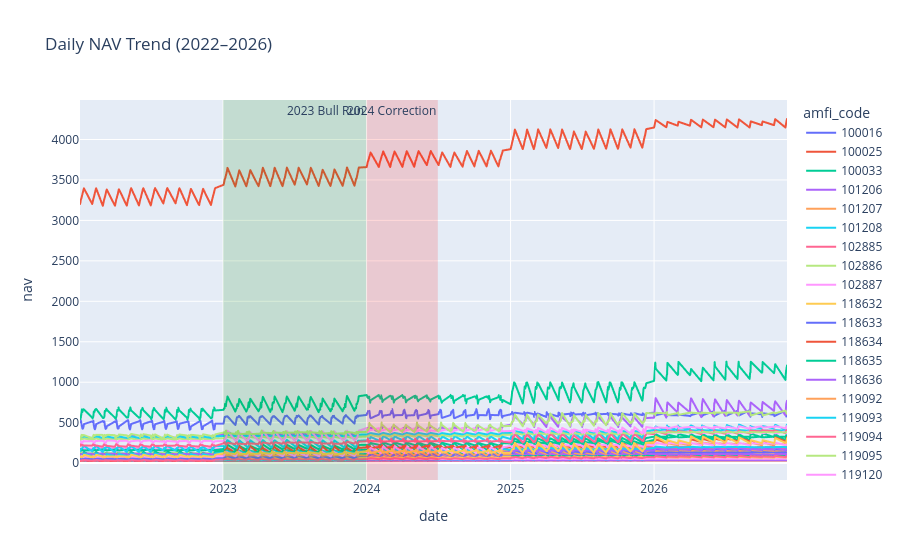

The code cell stored with this chart in its notebook:
### Code cell
# 1. NAV TREND ANALYSIS


nav_trend = nav_df.groupby(
    ["date", "amfi_code"]
)["nav"].mean().reset_index()

fig = px.line(
    nav_trend,
    x="date",
    y="nav",
    color="amfi_code",
    title="Daily NAV Trend (2022–2026)"
)

fig.add_vrect(
    x0="2023-01-01",
    x1="2023-12-31",
    annotation_text="2023 Bull Run",
    fillcolor="green",
    opacity=0.15,
    line_width=0
)

fig.add_vrect(
    x0="2024-01-01",
    x1="2024-06-30",
    annotation_text="2024 Correction",
    fillcolor="red",
    opacity=0.15,
    line_width=0
)

fig.show()

### Figure 1 — Plotly figure (JSON) as saved in the notebook; plotly's stock layout.template omitted (floating-point values rounded to 4 significant figures; data arrays with more than 128 entries replaced by an {"elided": "..."} marker saying what was removed)
{"data": [{"hovertemplate": "amfi_code=100016<br>date=%{x}<br>nav=%{y}<extra></extra>", "legendgroup": "100016", "line": {"color": "#636efa", "dash": "solid"}, "marker": {"symbol": "circle"}, "mode": "lines", "name": "100016", "showlegend": true, "type": "scattergl", "x": {"elided": "453 str values"}, "xaxis": "x", "y": {"elided": "453 float values"}, "yaxis": "y"}, {"hovertemplate": "amfi_code=100025<br>date=%{x}<br>nav=%{y}<extra></extra>", "legendgroup": "100025", "line": {"color": "#EF553B", "dash": "solid"}, "marker": {"symbol": "circle"}, "mode": "lines", "name": "100025", "showlegend": true, "type": "scattergl", "x": {"elided": "453 str values"}, "xaxis": "x", "y": {"elided": "453 float values"}, "yaxis": "y"}, {"hovertemplate": "amfi_code=100033<br>date=%{x}<br>nav=%{y}<extra></extra>", "legendgroup": "100033", "line": {"color": "#00cc96", "dash": "solid"}, "marker": {"symbol": "circle"}, "mode": "lines", "name": "100033", "showlegend": true, "type": "scattergl", "x": {"elided": "453 str values"}, "xaxis": "x", "y": {"elided": "453 float values"}, "yaxis": "y"}, {"hovertemplate": "amfi_code=101206<br>date=%{x}<br>nav=%{y}<extra></extra>", "legendgroup": "101206", "line": {"color": "#ab63fa", "dash": "solid"}, "marker": {"symbol": "circle"}, "mode": "lines", "name": "101206", "showlegend": true, "type": "scattergl", "x": {"elided": "453 str values"}, "xaxis": "x", "y": {"elided": "453 float values"}, "yaxis": "y"}, {"hovertemplate": "amfi_code=101207<br>date=%{x}<br>nav=%{y}<extra></extra>", "legendgroup": "101207", "line": {"color": "#FFA15A", "dash": "solid"}, "marker": {"symbol": "circle"}, "mode": "lines", "name": "101207", "showlegend": true, "type": "scattergl", "x": {"elided": "453 str values"}, "xaxis": "x", "y": {"elided": "453 float values"}, "yaxis": "y"}, {"hovertemplate": "amfi_code=101208<br>date=%{x}<br>nav=%{y}<extra></extra>", "legendgroup": "101208", "line": {"color": "#19d3f3", "dash": "solid"}, "marker": {"symbol": "circle"}, "mode": "lines", "name": "101208", "showlegend": true, "type": "scattergl", "x": {"elided": "453 str values"}, "xaxis": "x", "y": {"elided": "453 float values"}, "yaxis": "y"}, {"hovertemplate": "amfi_code=102885<br>date=%{x}<br>nav=%{y}<extra></extra>", "legendgroup": "102885", "line": {"color": "#FF6692", "dash": "solid"}, "marker": {"symbol": "circle"}, "mode": "lines", "name": "102885", "showlegend": true, "type": "scattergl", "x": {"elided": "453 str values"}, "xaxis": "x", "y": {"elided": "453 float values"}, "yaxis": "y"}, {"hovertemplate": "amfi_code=102886<br>date=%{x}<br>nav=%{y}<extra></extra>", "legendgroup": "102886", "line": {"color": "#B6E880", "dash": "solid"}, "marker": {"symbol": "circle"}, "mode": "lines", "name": "102886", "showlegend": true, "type": "scattergl", "x": {"elided": "453 str values"}, "xaxis": "x", "y": {"elided": "453 float values"}, "yaxis": "y"}, {"hovertemplate": "amfi_code=102887<br>date=%{x}<br>nav=%{y}<extra></extra>", "legendgroup": "102887", "line": {"color": "#FF97FF", "dash": "solid"}, "marker": {"symbol": "circle"}, "mode": "lines", "name": "102887", "showlegend": true, "type": "scattergl", "x": {"elided": "453 str values"}, "xaxis": "x", "y": {"elided": "453 float values"}, "yaxis": "y"}, {"hovertemplate": "amfi_code=118632<br>date=%{x}<br>nav=%{y}<extra></extra>", "legendgroup": "118632", "line": {"color": "#FECB52", "dash": "solid"}, "marker": {"symbol": "circle"}, "mode": "lines", "name": "118632", "showlegend": true, "type": "scattergl", "x": {"elided": "453 str values"}, "xaxis": "x", "y": {"elided": "453 float values"}, "yaxis": "y"}, {"hovertemplate": "amfi_code=118633<br>date=%{x}<br>nav=%{y}<extra></extra>", "legendgroup": "118633", "line": {"color": "#636efa", "dash": "solid"}, "marker": {"symbol": "circle"}, "mode": "lines", "name": "118633", "showlegend": true, "type": "scattergl", "x": {"elided": "453 str values"}, "xaxis": "x", "y": {"elided": "453 float values"}, "yaxis": "y"}, {"hovertemplate": "amfi_code=118634<br>date=%{x}<br>nav=%{y}<extra></extra>", "legendgroup": "118634", "line": {"color": "#EF553B", "dash": "solid"}, "marker": {"symbol": "circle"}, "mode": "lines", "name": "118634", "showlegend": true, "type": "scattergl", "x": {"elided": "453 str values"}, "xaxis": "x", "y": {"elided": "453 float values"}, "yaxis": "y"}, {"hovertemplate": "amfi_code=118635<br>date=%{x}<br>nav=%{y}<extra></extra>", "legendgroup": "118635", "line": {"color": "#00cc96", "dash": "solid"}, "marker": {"symbol": "circle"}, "mode": "lines", "name": "118635", "showlegend": true, "type": "scattergl", "x": {"elided": "453 str values"}, "xaxis": "x", "y": {"elided": "453 float values"}, "yaxis": "y"}, {"hovertemplate": "amfi_code=118636<br>date=%{x}<br>nav=%{y}<extra></extra>", "legendgroup": "118636", "line": {"color": "#ab63fa", "dash": "solid"}, "marker": {"symbol": "circle"}, "mode": "lines", "name": "118636", "showlegend": true, "type": "scattergl", "x": {"elided": "453 str values"}, "xaxis": "x", "y": {"elided": "453 float values"}, "yaxis": "y"}, {"hovertemplate": "amfi_code=119092<br>date=%{x}<br>nav=%{y}<extra></extra>", "legendgroup": "119092", "line": {"color": "#FFA15A", "dash": "solid"}, "marker": {"symbol": "circle"}, "mode": "lines", "name": "119092", "showlegend": true, "type": "scattergl", "x": {"elided": "453 str values"}, "xaxis": "x", "y": {"elided": "453 float values"}, "yaxis": "y"}, {"hovertemplate": "amfi_code=119093<br>date=%{x}<br>nav=%{y}<extra></extra>", "legendgroup": "119093", "line": {"color": "#19d3f3", "dash": "solid"}, "marker": {"symbol": "circle"}, "mode": "lines", "name": "119093", "showlegend": true, "type": "scattergl", "x": {"elided": "453 str values"}, "xaxis": "x", "y": {"elided": "453 float values"}, "yaxis": "y"}, {"hovertemplate": "amfi_code=119094<br>date=%{x}<br>nav=%{y}<extra></extra>", "legendgroup": "119094", "line": {"color": "#FF6692", "dash": "solid"}, "marker": {"symbol": "circle"}, "mode": "lines", "name": "119094", "showlegend": true, "type": "scattergl", "x": {"elided": "453 str values"}, "xaxis": "x", "y": {"elided": "453 float values"}, "yaxis": "y"}, {"hovertemplate": "amfi_code=119095<br>date=%{x}<br>nav=%{y}<extra></extra>", "legendgroup": "119095", "line": {"color": "#B6E880", "dash": "solid"}, "marker": {"symbol": "circle"}, "mode": "lines", "name": "119095", "showlegend": true, "type": "scattergl", "x": {"elided": "453 str values"}, "xaxis": "x", "y": {"elided": "453 float values"}, "yaxis": "y"}, {"hovertemplate": "amfi_code=119120<br>date=%{x}<br>nav=%{y}<extra></extra>", "legendgroup": "119120", "line": {"color": "#FF97FF", "dash": "solid"}, "marker": {"symbol": "circle"}, "mode": "lines", "name": "119120", "showlegend": true, "type": "scattergl", "x": {"elided": "453 str values"}, "xaxis": "x", "y": {"elided": "453 float values"}, "yaxis": "y"}, {"hovertemplate": "amfi_code=119551<br>date=%{x}<br>nav=%{y}<extra></extra>", "legendgroup": "119551", "line": {"color": "#FECB52", "dash": "solid"}, "marker": {"symbol": "circle"}, "mode": "lines", "name": "119551", "showlegend": true, "type": "scattergl", "x": {"elided": "453 str values"}, "xaxis": "x", "y": {"elided": "453 float values"}, "yaxis": "y"}, {"hovertemplate": "amfi_code=119552<br>date=%{x}<br>nav=%{y}<extra></extra>", "legendgroup": "119552", "line": {"color": "#636efa", "dash": "solid"}, "marker": {"symbol": "circle"}, "mode": "lines", "name": "119552", "showlegend": true, "type": "scattergl", "x": {"elided": "453 str values"}, "xaxis": "x", "y": {"elided": "453 float values"}, "yaxis": "y"}, {"hovertemplate": "amfi_code=119598<br>date=%{x}<br>nav=%{y}<extra></extra>", "legendgroup": "119598", "line": {"color": "#EF553B", "dash": "solid"}, "marker": {"symbol": "circle"}, "mode": "lines", "name": "119598", "showlegend": true, "type": "scattergl", "x": {"elided": "453 str values"}, "xaxis": "x", "y": {"elided": "453 float values"}, "yaxis": "y"}, {"hovertemplate": "amfi_code=119599<br>date=%{x}<br>nav=%{y}<extra></extra>", "legendgroup": "119599", "line": {"color": "#00cc96", "dash": "solid"}, "marker": {"symbol": "circle"}, "mode": "lines", "name": "119599", "showlegend": true, "type": "scattergl", "x": {"elided": "453 str values"}, "xaxis": "x", "y": {"elided": "453 float values"}, "yaxis": "y"}, {"hovertemplate": "amfi_code=120503<br>date=%{x}<br>nav=%{y}<extra></extra>", "legendgroup": "120503", "line": {"color": "#ab63fa", "dash": "solid"}, "marker": {"symbol": "circle"}, "mode": "lines", "name": "120503", "showlegend": true, "type": "scattergl", "x": {"elided": "453 str values"}, "xaxis": "x", "y": {"elided": "453 float values"}, "yaxis": "y"}, {"hovertemplate": "amfi_code=120504<br>date=%{x}<br>nav=%{y}<extra></extra>", "legendgroup": "120504", "line": {"color": "#FFA15A", "dash": "solid"}, "marker": {"symbol": "circle"}, "mode": "lines", "name": "120504", "showlegend": true, "type": "scattergl", "x": {"elided": "453 str values"}, "xaxis": "x", "y": {"elided": "453 float values"}, "yaxis": "y"}, {"hovertemplate": "amfi_code=120505<br>date=%{x}<br>nav=%{y}<extra></extra>", "legendgroup": "120505", "line": {"color": "#19d3f3", "dash": "solid"}, "marker": {"symbol": "circle"}, "mode": "lines", "name": "120505", "showlegend": true, "type": "scattergl", "x": {"elided": "453 str values"}, "xaxis": "x", "y": {"elided": "453 float values"}, "yaxis": "y"}, {"hovertemplate": "amfi_code=120506<br>date=%{x}<br>nav=%{y}<extra></extra>", "legendgroup": "120506", "line": {"color": "#FF6692", "dash": "solid"}, "marker": {"symbol": "circle"}, "mode": "lines", "name": "120506", "showlegend": true, "type": "scattergl", "x": {"elided": "453 str values"}, "xaxis": "x", "y": {"elided": "453 float values"}, "yaxis": "y"}, {"hovertemplate": "amfi_code=120507<br>date=%{x}<br>nav=%{y}<extra></extra>", "legendgroup": "120507", "line": {"color": "#B6E880", "dash": "solid"}, "marker": {"symbol": "circle"}, "mode": "lines", "name": "120507", "showlegend": true, "type": "scattergl", "x": {"elided": "453 str values"}, "xaxis": "x", "y": {"elided": "453 float values"}, "yaxis": "y"}, {"hovertemplate": "amfi_code=120841<br>date=%{x}<br>nav=%{y}<extra></extra>", "legendgroup": "120841", "line": {"color": "#FF97FF", "dash": "solid"}, "marker": {"symbol": "circle"}, "mode": "lines", "name": "120841", "showlegend": true, "type": "scattergl", "x": {"elided": "453 str values"}, "xaxis": "x", "y": {"elided": "453 float values"}, "yaxis": "y"}, {"hovertemplate": "amfi_code=120842<br>date=%{x}<br>nav=%{y}<extra></extra>", "legendgroup": "120842", "line": {"color": "#FECB52", "dash": "solid"}, "marker": {"symbol": "circle"}, "mode": "lines", "name": "120842", "showlegend": true, "type": "scattergl", "x": {"elided": "453 str values"}, "xaxis": "x", "y": {"elided": "453 float values"}, "yaxis": "y"}, {"hovertemplate": "amfi_code=120843<br>date=%{x}<br>nav=%{y}<extra></extra>", "legendgroup": "120843", "line": {"color": "#636efa", "dash": "solid"}, "marker": {"symbol": "circle"}, "mode": "lines", "name": "120843", "showlegend": true, "type": "scattergl", "x": {"elided": "453 str values"}, "xaxis": "x", "y": {"elided": "453 float values"}, "yaxis": "y"}, {"hovertemplate": "amfi_code=120844<br>date=%{x}<br>nav=%{y}<extra></extra>", "legendgroup": "120844", "line": {"color": "#EF553B", "dash": "solid"}, "marker": {"symbol": "circle"}, "mode": "lines", "name": "120844", "showlegend": true, "type": "scattergl", "x": {"elided": "453 str values"}, "xaxis": "x", "y": {"elided": "453 float values"}, "yaxis": "y"}, {"hovertemplate": "amfi_code=125497<br>date=%{x}<br>nav=%{y}<extra></extra>", "legendgroup": "125497", "line": {"color": "#00cc96", "dash": "solid"}, "marker": {"symbol": "circle"}, "mode": "lines", "name": "125497", "showlegend": true, "type": "scattergl", "x": {"elided": "453 str values"}, "xaxis": "x", "y": {"elided": "453 float values"}, "yaxis": "y"}, {"hovertemplate": "amfi_code=125498<br>date=%{x}<br>nav=%{y}<extra></extra>", "legendgroup": "125498", "line": {"color": "#ab63fa", "dash": "solid"}, "marker": {"symbol": "circle"}, "mode": "lines", "name": "125498", "showlegend": true, "type": "scattergl", "x": {"elided": "453 str values"}, "xaxis": "x", "y": {"elided": "453 float values"}, "yaxis": "y"}, {"hovertemplate": "amfi_code=148567<br>date=%{x}<br>nav=%{y}<extra></extra>", "legendgroup": "148567", "line": {"color": "#FFA15A", "dash": "solid"}, "marker": {"symbol": "circle"}, "mode": "lines", "name": "148567", "showlegend": true, "type": "scattergl", "x": {"elided": "453 str values"}, "xaxis": "x", "y": {"elided": "453 float values"}, "yaxis": "y"}, {"hovertemplate": "amfi_code=148568<br>date=%{x}<br>nav=%{y}<extra></extra>", "legendgroup": "148568", "line": {"color": "#19d3f3", "dash": "solid"}, "marker": {"symbol": "circle"}, "mode": "lines", "name": "148568", "showlegend": true, "type": "scattergl", "x": {"elided": "453 str values"}, "xaxis": "x", "y": {"elided": "453 float values"}, "yaxis": "y"}, {"hovertemplate": "amfi_code=148569<br>date=%{x}<br>nav=%{y}<extra></extra>", "legendgroup": "148569", "line": {"color": "#FF6692", "dash": "solid"}, "marker": {"symbol": "circle"}, "mode": "lines", "name": "148569", "showlegend": true, "type": "scattergl", "x": {"elided": "453 str values"}, "xaxis": "x", "y": {"elided": "453 float values"}, "yaxis": "y"}, {"hovertemplate": "amfi_code=149322<br>date=%{x}<br>nav=%{y}<extra></extra>", "legendgroup": "149322", "line": {"color": "#B6E880", "dash": "solid"}, "marker": {"symbol": "circle"}, "mode": "lines", "name": "149322", "showlegend": true, "type": "scattergl", "x": {"elided": "453 str values"}, "xaxis": "x", "y": {"elided": "453 float values"}, "yaxis": "y"}, {"hovertemplate": "amfi_code=149323<br>date=%{x}<br>nav=%{y}<extra></extra>", "legendgroup": "149323", "line": {"color": "#FF97FF", "dash": "solid"}, "marker": {"symbol": "circle"}, "mode": "lines", "name": "149323", "showlegend": true, "type": "scattergl", "x": {"elided": "453 str values"}, "xaxis": "x", "y": {"elided": "453 float values"}, "yaxis": "y"}, {"hovertemplate": "amfi_code=149324<br>date=%{x}<br>nav=%{y}<extra></extra>", "legendgroup": "149324", "line": {"color": "#FECB52", "dash": "solid"}, "marker": {"symbol": "circle"}, "mode": "lines", "name": "149324", "showlegend": true, "type": "scattergl", "x": {"elided": "453 str values"}, "xaxis": "x", "y": {"elided": "453 float values"}, "yaxis": "y"}], "layout": {"annotations": [{"showarrow": false, "text": "2023 Bull Run", "x": "2023-12-31", "xanchor": "right", "xref": "x", "y": 1, "yanchor": "top", "yref": "y domain"}, {"showarrow": false, "text": "2024 Correction", "x": "2024-06-30", "xanchor": "right", "xref": "x", "y": 1, "yanchor": "top", "yref": "y domain"}], "legend": {"title": {"text": "amfi_code"}, "tracegroupgap": 0}, "shapes": [{"fillcolor": "green", "line": {"width": 0}, "opacity": 0.15, "type": "rect", "x0": "2023-01-01", "x1": "2023-12-31", "xref": "x", "y0": 0, "y1": 1, "yref": "y domain"}, {"fillcolor": "red", "line": {"width": 0}, "opacity": 0.15, "type": "rect", "x0": "2024-01-01", "x1": "2024-06-30", "xref": "x", "y0": 0, "y1": 1, "yref": "y domain"}], "title": {"text": "Daily NAV Trend (2022–2026)"}, "xaxis": {"anchor": "y", "domain": [0, 1], "title": {"text": "date"}}, "yaxis": {"anchor": "x", "domain": [0, 1], "title": {"text": "nav"}}}}
